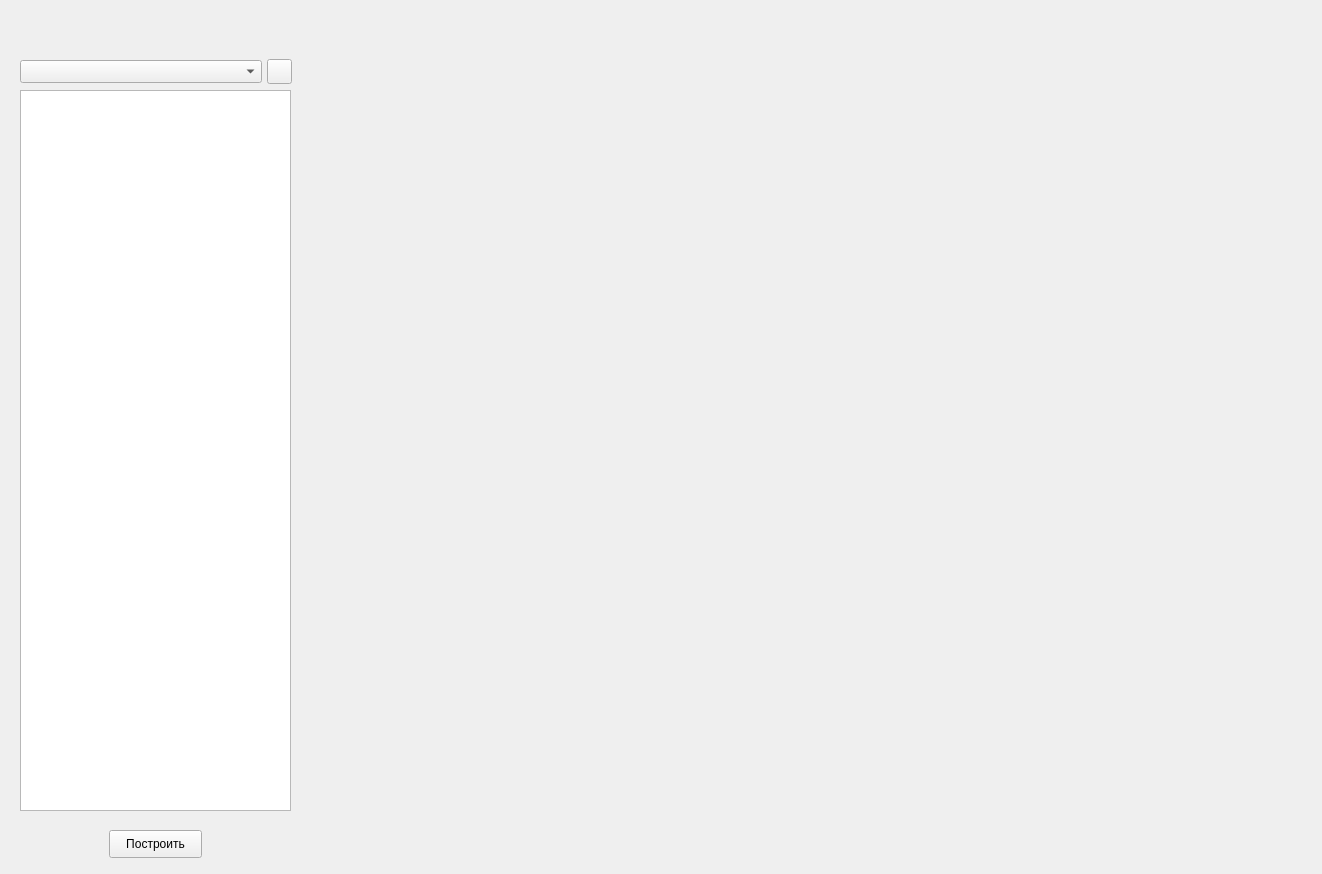
<?xml version="1.0" encoding="UTF-8"?>
<ui version="4.0">
 <class>Form</class>
 <widget class="QWidget" name="Form">
  <property name="windowModality">
   <enum>Qt::WindowModal</enum>
  </property>
  <property name="geometry">
   <rect>
    <x>0</x>
    <y>0</y>
    <width>1322</width>
    <height>874</height>
   </rect>
  </property>
  <property name="sizePolicy">
   <sizepolicy hsizetype="Preferred" vsizetype="Preferred">
    <horstretch>0</horstretch>
    <verstretch>0</verstretch>
   </sizepolicy>
  </property>
  <property name="minimumSize">
   <size>
    <width>1322</width>
    <height>874</height>
   </size>
  </property>
  <property name="maximumSize">
   <size>
    <width>1322</width>
    <height>874</height>
   </size>
  </property>
  <property name="windowTitle">
   <string>Form</string>
  </property>
  <widget class="MplWidget" name="MplWidget" native="true">
   <property name="geometry">
    <rect>
     <x>310</x>
     <y>60</y>
     <width>1001</width>
     <height>811</height>
    </rect>
   </property>
  </widget>
  <widget class="QComboBox" name="comboBox">
   <property name="geometry">
    <rect>
     <x>20</x>
     <y>60</y>
     <width>242</width>
     <height>23</height>
    </rect>
   </property>
   <property name="minimumSize">
    <size>
     <width>242</width>
     <height>23</height>
    </size>
   </property>
   <property name="maximumSize">
    <size>
     <width>242</width>
     <height>23</height>
    </size>
   </property>
  </widget>
  <widget class="QPushButton" name="button_add">
   <property name="geometry">
    <rect>
     <x>267</x>
     <y>59</y>
     <width>25</width>
     <height>25</height>
    </rect>
   </property>
   <property name="minimumSize">
    <size>
     <width>25</width>
     <height>25</height>
    </size>
   </property>
   <property name="maximumSize">
    <size>
     <width>25</width>
     <height>25</height>
    </size>
   </property>
   <property name="text">
    <string/>
   </property>
   <property name="icon">
    <iconset>
     <normaloff>../../icons/plus.png</normaloff>../../icons/plus.png</iconset>
   </property>
  </widget>
  <widget class="QTableView" name="tableView">
   <property name="geometry">
    <rect>
     <x>20</x>
     <y>90</y>
     <width>271</width>
     <height>721</height>
    </rect>
   </property>
   <property name="minimumSize">
    <size>
     <width>271</width>
     <height>361</height>
    </size>
   </property>
   <property name="maximumSize">
    <size>
     <width>271</width>
     <height>10000</height>
    </size>
   </property>
  </widget>
  <widget class="QPushButton" name="button_plot">
   <property name="geometry">
    <rect>
     <x>109</x>
     <y>830</y>
     <width>93</width>
     <height>28</height>
    </rect>
   </property>
   <property name="minimumSize">
    <size>
     <width>93</width>
     <height>28</height>
    </size>
   </property>
   <property name="maximumSize">
    <size>
     <width>93</width>
     <height>28</height>
    </size>
   </property>
   <property name="text">
    <string>Построить</string>
   </property>
  </widget>
 </widget>
 <customwidgets>
  <customwidget>
   <class>MplWidget</class>
   <extends>QWidget</extends>
   <header>mplwidget.h</header>
   <container>1</container>
  </customwidget>
 </customwidgets>
 <resources/>
 <connections/>
</ui>
